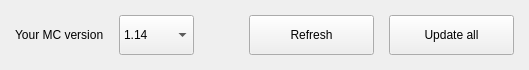
         <widget class="QWidget" name="bottom_widget" native="true">
          <property name="enabled">
           <bool>true</bool>
          </property>
          <property name="focusPolicy">
           <enum>Qt::NoFocus</enum>
          </property>
          <layout class="QHBoxLayout" name="horizontalLayout_2">
           <property name="spacing">
            <number>15</number>
           </property>
           <property name="sizeConstraint">
            <enum>QLayout::SetMaximumSize</enum>
           </property>
           <property name="leftMargin">
            <number>15</number>
           </property>
           <property name="topMargin">
            <number>15</number>
           </property>
           <property name="rightMargin">
            <number>15</number>
           </property>
           <property name="bottomMargin">
            <number>15</number>
           </property>
           <item>
            <widget class="QLabel" name="mc_version_label">
             <property name="text">
              <string>Your MC version</string>
             </property>
            </widget>
           </item>
           <item>
            <widget class="QComboBox" name="mc_version_select_box">
             <property name="sizePolicy">
              <sizepolicy hsizetype="Maximum" vsizetype="Preferred">
               <horstretch>0</horstretch>
               <verstretch>0</verstretch>
              </sizepolicy>
             </property>
             <property name="minimumSize">
              <size>
               <width>75</width>
               <height>0</height>
              </size>
             </property>
             <property name="cursor">
              <cursorShape>PointingHandCursor</cursorShape>
             </property>
             <property name="acceptDrops">
              <bool>false</bool>
             </property>
             <property name="editable">
              <bool>false</bool>
             </property>
             <property name="currentText">
              <string>1.14</string>
             </property>
             <property name="currentIndex">
              <number>0</number>
             </property>
             <property name="insertPolicy">
              <enum>QComboBox::InsertAlphabetically</enum>
             </property>
             <property name="sizeAdjustPolicy">
              <enum>QComboBox::AdjustToContentsOnFirstShow</enum>
             </property>
             <property name="duplicatesEnabled">
              <bool>false</bool>
             </property>
             <property name="frame">
              <bool>true</bool>
             </property>
             <item>
              <property name="text">
               <string>1.14</string>
              </property>
             </item>
             <item>
              <property name="text">
               <string>1.12.2</string>
              </property>
             </item>
            </widget>
           </item>
           <item>
            <spacer name="horizontalSpacer">
             <property name="orientation">
              <enum>Qt::Horizontal</enum>
             </property>
             <property name="sizeHint" stdset="0">
              <size>
               <width>40</width>
               <height>20</height>
              </size>
             </property>
            </spacer>
           </item>
           <item>
            <widget class="QPushButton" name="refresh_button">
             <property name="minimumSize">
              <size>
               <width>125</width>
               <height>40</height>
              </size>
             </property>
             <property name="maximumSize">
              <size>
               <width>125</width>
               <height>40</height>
              </size>
             </property>
             <property name="cursor">
              <cursorShape>PointingHandCursor</cursorShape>
             </property>
             <property name="text">
              <string>Refresh</string>
             </property>
            </widget>
           </item>
           <item>
            <widget class="QPushButton" name="update_all_button">
             <property name="sizePolicy">
              <sizepolicy hsizetype="Minimum" vsizetype="Minimum">
               <horstretch>0</horstretch>
               <verstretch>0</verstretch>
              </sizepolicy>
             </property>
             <property name="minimumSize">
              <size>
               <width>125</width>
               <height>40</height>
              </size>
             </property>
             <property name="maximumSize">
              <size>
               <width>125</width>
               <height>40</height>
              </size>
             </property>
             <property name="cursor">
              <cursorShape>PointingHandCursor</cursorShape>
             </property>
             <property name="text">
              <string>Update all</string>
             </property>
            </widget>
           </item>
          </layout>
         </widget>
